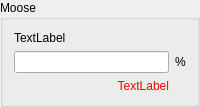
            <widget class="QgsCollapsibleGroupBox" name="mGroupBox">
             <property name="title">
              <string>Moose</string>
             </property>
             <property name="collapsed">
              <bool>true</bool>
             </property>
             <layout class="QGridLayout" name="gridLayout_11">
              <item row="2" column="0">
               <widget class="QLabel" name="weiserpflanzenmoosError">
                <property name="sizePolicy">
                 <sizepolicy hsizetype="Preferred" vsizetype="Maximum">
                  <horstretch>0</horstretch>
                  <verstretch>0</verstretch>
                 </sizepolicy>
                </property>
                <property name="styleSheet">
                 <string notr="true">color:red</string>
                </property>
                <property name="text">
                 <string>TextLabel</string>
                </property>
                <property name="alignment">
                 <set>Qt::AlignRight|Qt::AlignTrailing|Qt::AlignVCenter</set>
                </property>
               </widget>
              </item>
              <item row="0" column="0">
               <widget class="QLabel" name="weiserpflanzenmoosLabel">
                <property name="text">
                 <string>TextLabel</string>
                </property>
               </widget>
              </item>
              <item row="1" column="1">
               <widget class="QLabel" name="label_7">
                <property name="text">
                 <string>%</string>
                </property>
               </widget>
              </item>
              <item row="1" column="0">
               <widget class="QLineEdit" name="weiserpflanzenmoos">
                <property name="alignment">
                 <set>Qt::AlignRight|Qt::AlignTrailing|Qt::AlignVCenter</set>
                </property>
               </widget>
              </item>
             </layout>
            </widget>
